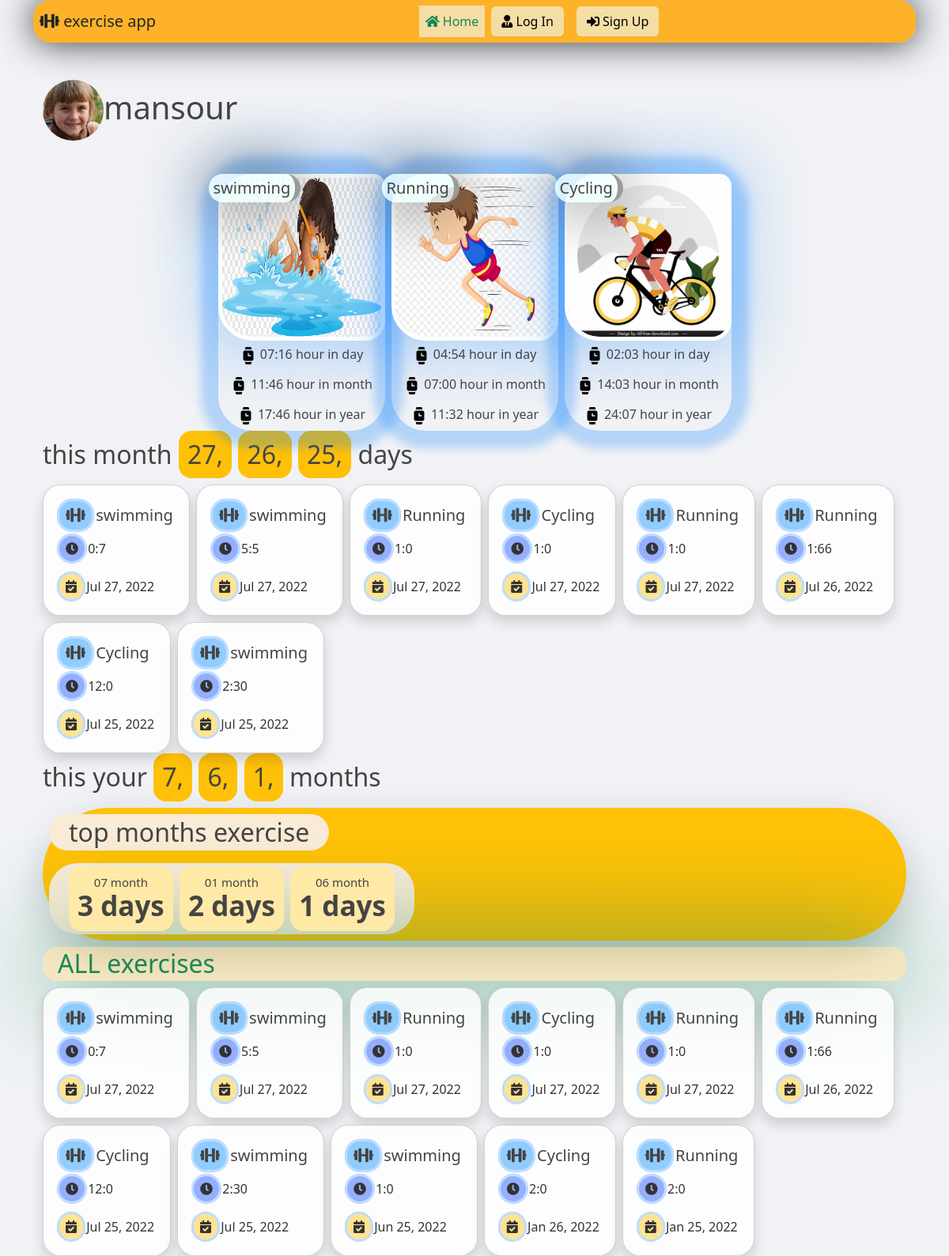
Page /user/1 on the committed database.
### users/models.py (models this page shows, shortened)
class Profile(models.Model):
    user = models.OneToOneField(User, on_delete=models.CASCADE)
    image = models.ImageField(default='default.jpg', upload_to='profile_pics')

### blog/models.py (models this page shows, shortened)
class Category(models.Model):
	name = models.CharField(max_length=100)
	description = models.TextField()
	image = models.ImageField(upload_to='images/')
	def __str__(self):
		return self.name
	def countyear(self):
		cat = Post.objects.filter( exercisename=self.id).filter( date_Posted__year__gte= timezone.now().year)
		calc =0
		for c in cat:
			calc = calc+( (c.hour*60) + c.min )
		return ("%02d:%02d" % (divmod(calc, 60)))
	def countmonth(self):
		cat = Post.objects.filter( exercisename=self.id).filter( date_Posted__month__gte= timezone.now().month)
		calc =0
		for c in cat:
			calc = calc+( (c.hour*60) + c.min )
		return ("%02d:%02d" % (divmod(calc, 60)))
	def countday(self):
		cat = Post.objects.filter( exercisename=self.id).filter( date_Posted__day__gte= timezone.now().day,
																date_Posted__month__gte= timezone.now().month
																)
		calc =0
		for c in cat:
			calc = calc+( (c.hour*60) + c.min )
		return ("%02d:%02d" % (divmod(calc, 60)))

class Post(models.Model):
	exercisename = models.ForeignKey('Category', on_delete=models.CASCADE)
	hour = models.IntegerField(default=0 )
	min = models.IntegerField(default=0)
	file = models.FileField(null=True,blank=True,upload_to='Files')
	content = models.TextField()
	date_Posted = models.DateTimeField(default=timezone.now)
	author = models.ForeignKey(User, on_delete=models.CASCADE)

### blog/views.py (the view)
# urls.py: path('user/<str:username>', userpost, name='user-Posts-api'),
def userpost(request, username):
    queryset = Post.objects.filter( author=username  ).order_by('-date_Posted')
    month = queryset.filter( author=username, date_Posted__month__gte= timezone.now().month)
    day = []
    for i in month:
        if i.date_Posted.day not in day:
            day.append(i.date_Posted.day)
    print(day)
    year = queryset.filter( author=username, date_Posted__year__gte= timezone.now().year)
    yearDay = []
    for i in year:
        if i.date_Posted.month not in yearDay:
            yearDay.append(i.date_Posted.month)
    YMD = []
    for d in Post.objects.filter( author=username, date_Posted__year__gte= timezone.now().year):
        YMD.append(d.date_Posted.strftime("%Y-%m-%d"))
    YMD = list(set(YMD))
    YM = []
    for d in YMD:
        YM.append(d.split('-')[1])
    YM = dict(Counter(YM))
    YM = sorted(YM.items(), key=operator.itemgetter(1), reverse=True)
    usr = User.objects.get(id=username)
    context = {
        'usr': usr,
        'Posts': queryset,
        'Category': Category.objects.filter(post__author__id=username).distinct(),
        'days': day,
        'years': yearDay,
        'YMD': YMD,
        'YM': YM,
        'month': month,
        'year': year
    }
    return render(request, 'blog/user_Posts.html', context)

### blog/templates/blog/user_posts.html (shortened to what this page needs)
{% extends "blog/base.html" %}
{% block content %}
<div class="user" style="display: flex; align-items: center;">
  <img src="{{usr.profile.image.url}}" style='width: 77px; height: 77px; border-radius: 50%;'>
  <div class="user-header">
    <h1>{{ usr }}</h1>
  </div>
</div>
<div class="carrds">
  {% for cat in Category %}
  <div class="carrd">
    <img src="{{ cat.image.url}}" width="111" alt="">
    <h5 style="
    position: absolute;
    background: #f0ffffd1;
    padding: 6px;
    left: -12px;
    border-right: outset 7px;
    border-radius: 19px;
    box-shadow: 0 0 79px;">
    {{ cat.name }}</h5>
    <h6 class="flex">
    <span>{{ cat.countday }} hour in day</span>
    </h6>
    <h6 class="flex">
    <span>{{ cat.countmonth }} hour in month</span>
    </h6>
    <h6 class="flex">
    <span>{{ cat.countyear }} hour in year</span>
    </h6>
  </div>
  {% endfor %}
</div>
<h2 class="">this month
  {% for day in days %}
  <span class="day" style="padding: 11px;border-radius: 1rem; display:inline-block; background:#ffc107">
    {{ day}},
  </span>
  {% endfor %}
  days
</h2>
<div style="display: flex; flex-wrap: wrap; gap: 8px;">
  {% for data in month %}
  <div class="card img-thumbnail img-fluid shadow"
    style="    background: #ffffffd4; border-radius: 22px; box-shadow: 1px 1px 21px #21252969;">
    <div class="card-body">
      <h5 class="card-title">
        <i class="fas fa-dumbbell" style="background: #078fff71;"></i> {{ data.exercisename }}
      </h5>
      <p class="card-text">
        <i class="fas fa-clock" style="background: #0741ff6c;"></i>
        {{ data.hour }}:{{ data.min }}
      </p>
      <p class="card-text">
        <i class="fa fa-calendar-check" style="background: #ffc10770;"></i>
        {{ data.date_Posted|date:"M d, Y" }}
      </p>
    </div>
  </div>
  {% endfor %}
</div>
<h2 class="">this your
  {% for day in years %}
  <span class="day" style="padding: 11px;border-radius: 1rem; display:inline-block; background:#ffc107">
    {{ day}},
  </span>
  {% endfor %}
  months
</h2>
<h2 class="shadow-lg p-2 rounded-pill " style="background:#ffc107">
  <p style="
  background: antiquewhite;
  width: fit-content;
  padding: 4px 25px;
  border-radius: 36px;
">top months exercise</p>
  <div style="
  background: antiquewhite;
  width: fit-content;
  padding: 4px 25px;
  border-radius: 36px;
">
  {% for key, value in YM %}
  <span class="day" style="padding: 11px;border-radius: 1rem; display:inline-block; background:#ffe9a6">
    <p class="m-0" style="font-size:15px; text-align: center;">{{ key }} month</p>
    <p class="m-0" style="font-size:35px; font-weight: 700; text-align: center; ">{{ value }} days</p>
  </span>
  {% endfor %}
</div>
</h2>
<h2 style="background: #ffc10738;padding: 2px 19px;border-radius: 19px;box-shadow: 0 0 125px;color: #198754;"> ALL exercises</h2>
<div style="display: flex; flex-wrap: wrap; gap: 8px;">
  {% for data in year %}
  <div class="card img-thumbnail img-fluid shadow"
    style=" background: #ffffffd4; border-radius: 22px; box-shadow: 1px 1px 21px #21252969;">
    <div class="card-body">
      <h5 class="card-title">
        <i class="fas fa-dumbbell" style="background: #078fff71;"></i> {{ data.exercisename }}
      </h5>
      <p class="card-text">
        <i class="fas fa-clock" style="background: #0741ff6c;"></i>
        {{ data.hour }}:{{ data.min }}
      </p>
      <p class="card-text">
        <i class="fa fa-calendar-check" style="background: #ffc10770;"></i>
        {{ data.date_Posted|date:"M d, Y" }}
      </p>
    </div>
  </div>
  {% endfor %}
</div>
{% endblock content %}

### api/static/blog/main.css (style rules this page uses)
body { background: #fafafa; color: #333333; margin-top: 0; }
h1, h2, h3, h4, h5, h6 { color: #444444; }

### blog/templates/blog/base.html (style rules this page uses)
body { background-color: #f0f2f5 }

### blog/templates/blog/user_posts.html (style rules this page uses)
.card-body .fa, .card-body .fas { border-radius: 1rem; padding: 8px; box-shadow: 0 0 0 0.2rem rgba(0, 123, 255, 0.25); }
.carrds { display: flex; flex-wrap: wrap; gap: 8px; margin-top: 42px; justify-content: center; }
.carrd { position: relative; display: flex; flex-direction: column; align-items: center; color: #fff; gap: 8px; border-radius:44px ; box-shadow: 0 0 11px 22px rgba(0, 123, 255, 0.25); }
.carrd img { width: 211px; height: 211px; box-shadow: 0 0 77px 22px rgba(0, 123, 255, 0.25); border-radius:44px 15px 25px 44px; border: #fff solid 5px; }

### rows in the picture
Category: image (picture), name "swimming", countday "07:16", countmonth "11:46", countyear "17:46"
Category: image (picture), name "Running", countday "04:54", countmonth "07:00", countyear "11:32"
Category: image (picture), name "Cycling", countday "02:03", countmonth "14:03", countyear "24:07"
Post: exercisename "swimming", hour "0", min "7", date_Posted "Jul 27, 2022"
Post: exercisename "swimming", hour "5", min "5", date_Posted "Jul 27, 2022"
Post: exercisename "Running", hour "1", min "0", date_Posted "Jul 27, 2022"
Post: exercisename "Cycling", hour "1", min "0", date_Posted "Jul 27, 2022"
Post: exercisename "Running", hour "1", min "0", date_Posted "Jul 27, 2022"
Post: exercisename "Running", hour "1", min "66", date_Posted "Jul 26, 2022"
Post: exercisename "Cycling", hour "12", min "0", date_Posted "Jul 25, 2022"
Post: exercisename "swimming", hour "2", min "30", date_Posted "Jul 25, 2022"
Post: exercisename "swimming", hour "1", min "0", date_Posted "Jun 25, 2022"
Post: exercisename "Cycling", hour "2", min "0", date_Posted "Jan 26, 2022"
Post: exercisename "Running", hour "2", min "0", date_Posted "Jan 25, 2022"

### other values in the picture
{{ usr }} "mansour"
{{ day }} "27" "26" "25"
{{ day }} "7" "6" "1"
{{ key }} "07" "01" "06"
{{ value }} "3" "2" "1"
